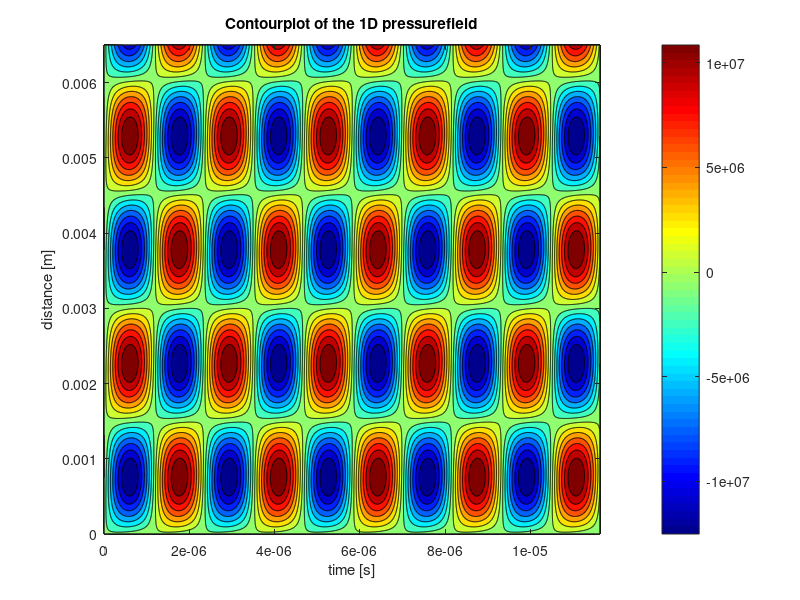
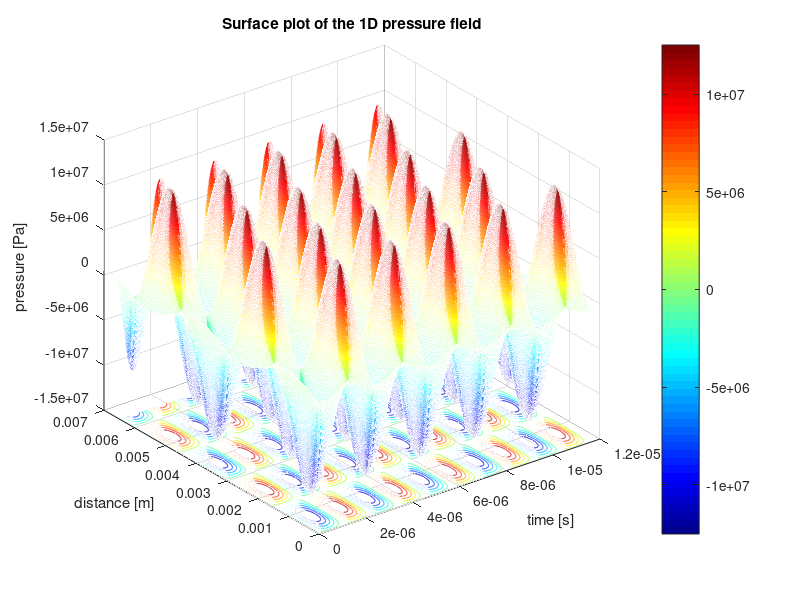

These figures' MATLAB source, in order:
close all;
clear all;
clc;
%% Parameter initialization

j = 1i;                                                                     % imaginary value
f = 4.30*10^5;                                                               % operating frequency [Hz]
omega = 2*pi*f;                                                             % operating frequency [rad/s] 
c_33 = 16.6*10^10;                                                          % Elastic compliance coefficient
c_n = c_33;                                                                 % Comes from the multilayer paper.
rho_n = 7.8*10^3;                                                           % density of the piezoelectric disc.
v_n = sqrt(c_n/rho_n);                                                      % wave speed of compressional waves in the piezoelectric plate
c_mn = v_n;                                                                 % sound velocity.
d_n = 2*10^-3;                                                              % thickness of the piezoelectric plate.
l_mn = d_n;                                                                 % thickness according to Sittig schwanzel.
f_mn = c_mn/(2*l_mn);                                                       % some specific frequency I guess.
%f_backing = c_backing/(2*l_backing);


gamma = pi*f*d_n;                                                    % omega * d_n/v_n
eps_0=8.854*10^-12;          
eps_33=1200*eps_0;
s_33 = 14.2*10^-12;
d_33 = 265*10^-12;
h_33 = d_33/(s_33*eps_33);
k_n_squared = 0.66^2;                             % h_33^2 *eps_33/c_33
k_squared = k_n_squared;
s = k_squared * sin(gamma)/gamma;
%gamma_mn = [pi*f/f_mn pi*f/f_backing];
r = 2.5*10^-3; 
S = pi*r^2;
C_0= S*eps_33/(d_n);
Z_0 = rho_n*v_n*S;
omega_mn = 2*pi*f_mn;
Z_mn = Z_0;
phi = sqrt(k_squared)*sqrt(omega_mn*c_mn*Z_mn/pi);

c = k_squared * (1-cos(gamma))/gamma;

rho_Back = 7850;
c_Back = 3230;
r_Back = 2.5*10^-3;
S_Back = pi*r_Back^2;
Z_Back = rho_Back*c_Back*S_Back;  
Z_NB = Z_Back;       % not sure about this! As NB is the final layer, but front or back??

c_fluid = 1300;
Kin_Vis=32*10^-6; 




%% 4 port model matrix - Sittig


% T_11 = (cos(gamma) - s)/(1-s);
% T_12 = (j*Z_0*(sin(gamma) - 2*c))/(1-s);
% T_13 = -((cos(gamma) - 1)*phi)/(1-s);
% T_14 = 0;
% T_21 = (j*sin(gamma))/(Z_0*(1-s));
% T_22 = (cos(gamma) - s)/(1-s);
% T_23 = -(j*phi*sin(gamma))/(1-s);
% T_24 = 0;
% T_31 = 0;
% T_32 = 0;
% T_33 = 1;
% T_34 = 0;
% T_41 = -(j*sin(gamma))/(Z_0*(1-s)) * phi;
% T_42 = -((cos(gamma) - 1)*phi)/(1-s);
% T_43 = (j*omega*C_0)/(1-s);
% T_44 = 1;
% 
% Tn=[T_11 T_12 T_13 T_14; ...
%     T_21 T_22 T_23 T_24; ...
%     T_31 T_32 T_33 T_34; ...
%     T_41 T_42 T_43 T_44];
% 
% r_copper = 2.5*10^-3;
% A_copper = pi*r_copper^2;
% rho_copper = 8920;
% c_copper = 3570;
% d_copper = 0.5*10^-3;
% v_copper = sqrt(c_copper/rho_copper)
% 
% Z_copper = A_copper*rho_copper*c_copper;
% gamma_copper = 0;
% 
% A_copper = [cos(gamma_copper) j*Z_copper*sin(gamma_copper); ...
%     (j*sin(gamma_copper))/Z_copper cos(gamma_copper)];
% A_E = 1;
% B_E = 0;
% C_E = 0;
% D_E = 1;
% 
% T_intermediate_copper = [A_copper(1,1) A_copper(1,2) 0 0; ...
%                   A_copper(2,1) A_copper(2,2) 0 0; ...
%                   0 0 A_E B_E; ...
%                   0 0 C_E D_E];
%               
% rho_FP = 7850;
% r_FP = 4.5*10^-3;
% c_FP = 3230;
% S_FP = pi*r_FP^2;
% d_FP = 0.5*10^-3;
% v_FP = sqrt(c_FP/rho_FP);
% 
% Z_FP = rho_FP*c_FP*S_FP;
% gamma_FP = pi*f*d_FP;
% 
% A_E_FP = 1;
% B_E_FP = 1/(omega*1400*eps_0*S_FP/d_FP);
% C_E_FP = 0;
% D_E_FP = 1;
% 
% A_FP = [cos(gamma_FP) j*Z_FP*sin(gamma_FP); ...
%     (j*sin(gamma_FP))/Z_FP cos(gamma_FP)];
% T_intermediate_FP = [A_FP(1,1) A_FP(1,2) 0 0; ...
%                     A_FP(2,1) A_FP(2,2) 0 0; ...
%                     0 0 A_E_FP B_E_FP;
%                     0 0 C_E_FP D_E_FP];
% 
% T=(Tn)^2 * T_intermediate_copper^2 * T_intermediate_FP;
% T_11=Tn(1,1);
% T_12=Tn(1,2);
% T_13=Tn(1,3);
% T_14=Tn(1,4);
% T_21=Tn(2,1);
% T_22=Tn(2,2);
% T_23=Tn(2,3);
% T_24=Tn(2,4);
% T_31=Tn(3,1);
% T_32=Tn(3,2);
% T_33=Tn(3,3);
% T_34=Tn(3,4);
% T_41=Tn(4,1);
% T_42=Tn(4,2);
% T_43=Tn(4,3);
% T_44=Tn(4,4);

f = 0.43*10^6;
omega = 2*pi*f;
j = 1i;

N = 2;
C_s = S*eps_33/d_n;
h = h_33;
Z = S*rho_n*v_n;
Z_inv = 1/Z;
theta = omega*d_n/v_n;
k = 0.66;
sigma = k^2/theta;
phi = acos((cos(theta)-sigma*sin(theta))/(1-sigma*sin(theta)));
R = (sqrt(sin(theta)-2*sigma*(1-cos(theta))))/sin(theta);
R_inv = 1/R;



T_11 = cos(N*phi);
T_12 = -j*Z*R*sin(N*phi);
T_13 = -h*C_s*tan(0.5*phi)*sin(N*phi);
T_14 = 0;
T_21 = -j*Z_inv*R_inv*sin(N*phi);
T_22 = cos(N*phi);
T_23 = -j*h*C_s*Z_inv*R_inv*tan(0.5*phi)*(cos(N*phi)-(-1)^N);
T_24 = 0;
T_31 = 0;
T_32 = 0;
T_33 = (-1)^N;
T_34 = 0;
T_41 = -j*h*C_s*Z_inv*R_inv*tan(0.5*phi)*(cos(N*phi)-(-1)^N);
T_42 = -h*C_s*tan(0.5*phi)*sin(N*phi);
T_43 = j*((N*(-1)^N)*(1+2*sigma*R_inv*tan(0.5*phi))+sigma*R_inv*((tan(0.5*phi))^2)*sin(N*phi))*omega*C_s;
T_44 = (-1)^N;

%% Front and back layers (loaded impedance)

rho_H = 7860;
r_H = 2.5*10^-3;
c_H = 3230;
S_H = pi*r_H^2;
d_H = 3.25*10^-3;
v_H = sqrt(c_H/rho_H);
gamma_H = pi*f*d_H;
Z_H = rho_H*c_H*S_H;
A_H = [cos(gamma_H) j*Z_H*sin(gamma_H); ...
    (j*sin(gamma_H))/Z_H cos(gamma_H)];

rho_B = 7860;
r_B = 2.5*10^-3;
c_B = 3230;
S_B = pi*r_B^2;
d_B = 20*10^-3;
v_B = sqrt(c_H/rho_H);
gamma_B = pi*f*d_B;
Z_B = rho_H*c_H*S_H;
A_B = [cos(gamma_B) j*Z_H*sin(gamma_B); ...
    (j*sin(gamma_B))/Z_B cos(gamma_B)];

A_m = A_H*A_B;
A_b = A_B(1,1);
B_b = A_B(1,2);
C_b = A_B(2,1);
D_b = A_B(2,2);

Z_b = (A_b*Z_B + B_b)/(C_b*Z_B + D_b);

%% 2x2 matrices for parallel connection of piezoelectric layers

A_c = T_31 - T_33*(T_21*Z_b + T_11)/(T_23*Z_b + T_13);
B_c = T_32 - T_33*(T_22*Z_b + T_12)/(T_23*Z_b + T_13);
C_c = T_41 - T_43*(T_21*Z_b + T_11)/(T_23*Z_b + T_13);
D_c = T_42 - T_43*(T_22*Z_b + T_12)/(T_23*Z_b + T_13);

A_C = [A_c B_c; C_c D_c];

%% Final 2x2 matrix of Piezo stack 
A_ps = A_C*A_m;
A = A_ps(1,1);
B = A_ps(1,2);
C = A_ps(2,1);
D = A_ps(2,2);


%% Sensitivity Functions

S_a=S;                               % effective face area of the transducer
rho_2=857;                           % density of the fluid ISO VG 32
c=1300;                              % compresisonal wave speed in fluid 
Z_r=S_a*c*rho_2;                     % Acoustic radiation impedance 


Z_E = (A*Z_H + B)/(C*Z_H + D);            % electrical input impedance
V_IL = Z_H/(A*Z_H + B);                   % voltage transfer ratio between input voltage and output force



V_M = 150;                                                                    % Input voltage
lambda =c_fluid/f;                                                                  % wavelength of the pressure field
F_surface = V_M * V_IL;                                                       % Total force on trasnducer surface
P_surface = F_surface/S;                                                  % pressure on the transducer surface

%% Translation to the 1D pressure field

damp_coeff =(2*Kin_Vis*omega^2)/(3*c_fluid^3);                                          % Damping coefficient for attenuation within the liquid
P_field = zeros(1000,1000);                                                   % A matrix is initialized for storing the (complex)
                                                                              % pressure values varying with time and distance.     
% A standing wave is produced by attenuation of the travelling wave and its 
% reflections resulting from rebounding at the boundaries (walls). During
% the reflection at the boundaries, energy is lost which can be represented
% by a reflection coefficient, which takes the number of reflections until
% total attenuation into account. There is distinguished between the
% reflection coefficient due to impact with the right and left wall.

R1 = 4.2736;                                                                % Left wall reflection coefficient.
R2 = 4.8295;                                                                % Right wall reflection coefficient.

t = linspace(0,10*pi/omega,1000);                                               % time duration during which the pressure field
                                                                            % is monitored.
x = linspace(0,5*0.0013,1000);                                              % Distance over which the pressure field is monitored.

% Here the P_field matrix is filled with the pressure amplitudes and phase
% shifts at a certain location in space and moment in time.
 for n = 1:1000
     for m = 1:1000
     P_field(n,m) = P_surface*(R1+1) * exp(1i*omega*t(m)-1i*x(n)*2*pi/lambda) ...
         - R2*P_surface * exp(1i*omega*t(m)+1i*(x(n))*2*pi/lambda);
      end
 end

%% Contourplots of the standing pressure wave

% 2D plot which shows the pressure minima and maxima of the pressure field
figure
contourf(t,x, real(P_field), 14); colormap jet; colorbar;
xlabel('time [s]'); ylabel('distance [m]'); title('Contourplot of the 1D pressurefield');

%% Surface plots of the standing pressure wave

% 3D animation of the pressure field
figure
meshc(t,x, real(P_field)); colormap jet; colorbar;
xlabel('time [s]'); ylabel('distance [m]'); zlabel('pressure [Pa]'); title('Surface plot of the 1D pressure field');









    
    